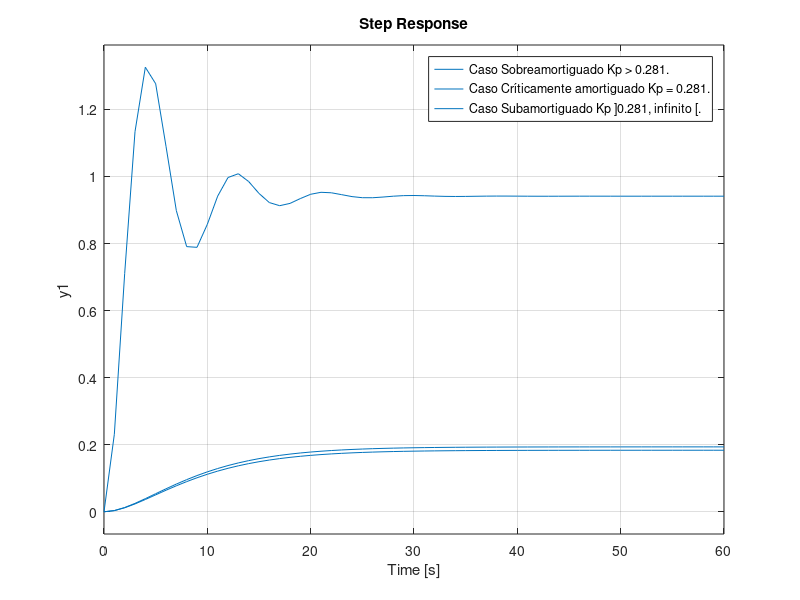
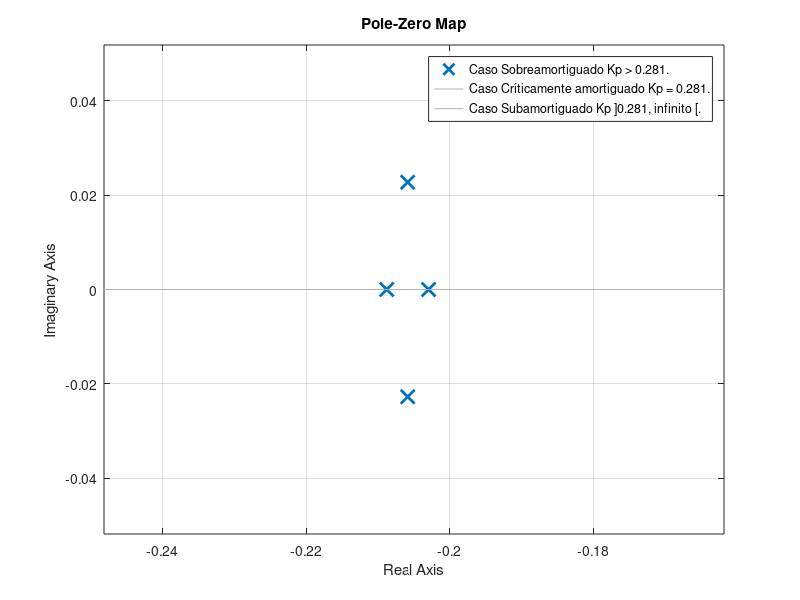

Here is the MATLAB script that generated these plots, in order:
%% Comprobación de respuestas de un modelo de segundo orden  en servo control 
%% Ante una entrada escalón unitario
s = tf('s'); % Definición de variable compleja.
t = [0:1:60]; % Definición de intervalo de tiempo.
%% Caso sobreamortiguado (Kp1 > 0.281)
kp1 = 0.30;
Myr1 =(0.02768*kp1)/(s^2 + 0.41176*s + 0.0346 + 0.02768*kp1);
step(Myr1,t);
hold on;
%% Caso críticamente amortiguado (Kp2 = 0.281).
kp2 = 0.281;
Myr2 = (0.02768*kp2)/(s^2 + 0.41176*s + 0.0346 + 0.02768*kp2) ;
step(Myr2,t);
hold on;
%% Caso subamortiguado (Kp = 20).
kp3 = 20;
Myr3 = (0.02768*kp3)/(s^2 + 0.41176*s + 0.0346 + 0.02768*kp3);
step(Myr3,t);
legend('Caso Sobreamortiguado Kp > 0.281.','Caso Críticamente amortiguado Kp = 0.281.','Caso Subamortiguado Kp ]0.281, infinito [.')

figure;

%% Diagrama de polo y ceros para los 3 casos
pzmap(Myr1);
hold on;
pzmap(Myr2);
hold on;
pzmap(Myr3);

legend('Caso Sobreamortiguado Kp > 0.281.','Caso Críticamente amortiguado Kp = 0.281.','Caso Subamortiguado Kp ]0.281, infinito [.')
